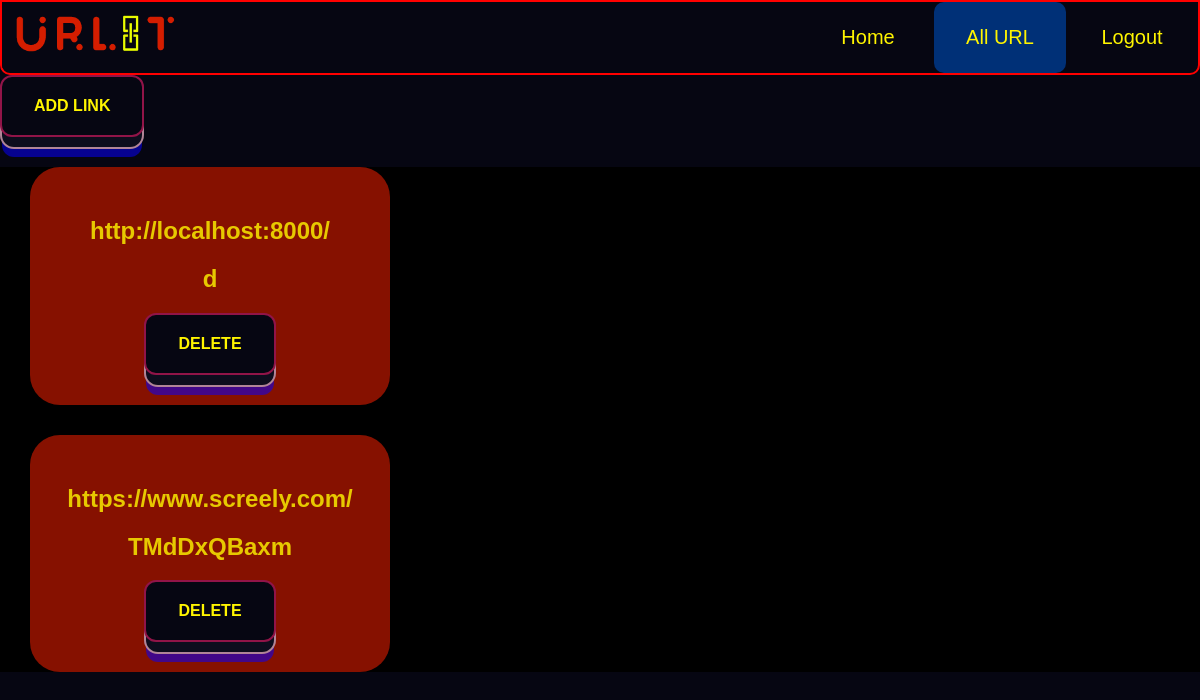
Page /details/ (signed in) on the earlier database version.
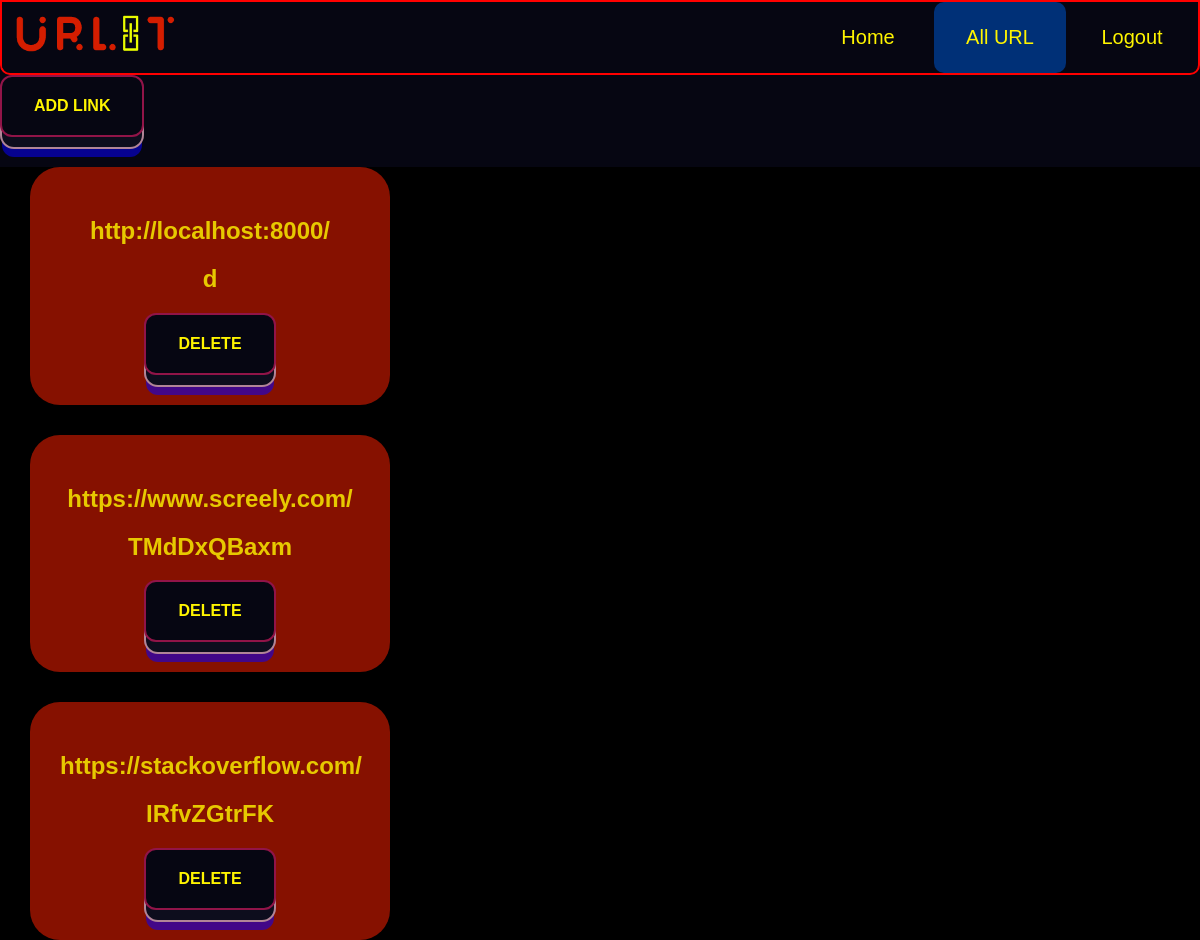
Same page on the later database version.
### home/models.py (models this page shows, shortened)
class URL(models.Model):
    name = models.ForeignKey(User, on_delete=models.CASCADE)
    url_link = models.URLField(max_length=200)
    short_code = models.CharField(max_length=50)
    slug = models.SlugField(null=False, unique=True)

### home/views.py (the view)
# urls.py: path('details/',views.UserDataListView.as_view(),name='details'),
class UserDataListView(LoginRequiredMixin,ListView):
    model = URL
    login_url='login'
    context_object_name = 'urls'
    template_name = "home/home.html"
    def get_context_data(self, **kwargs):
        context = super().get_context_data(**kwargs)
        context['urls'] = context['urls'].filter(name=self.request.user)
        return context

### home/templates/home/home.html (shortened to what this page needs)
{% extends 'base.html' %}
{% load static %}
{% block styles %}
    <link rel="stylesheet" href="{% static 'css/home.css' %}">
{% endblock styles %}
{% block content %}
<a href="{% url 'shorten-url' %}"><button class="learn-more">ADD link</button></a>
<div class="all_cards">
    {% for user in urls %}
    <div class="urls">
        <a href="{{ user.url_link }}"><h2>{{ user.url_link }}</h2></a>
        <h2><a href="{% url 'redirect' user.short_code %}">{{ user.short_code }}</a></h2>
            <a href="{% url 'delete' user.id %}"><button class="learn-more">DELETE</button></a>
    </div>
    {% endfor %}
</div>
{% endblock content %}

Differences in the rows shown:
added URL: url_link "https://stackoverflow.com/", short_code "IRfvZGtrFK"
